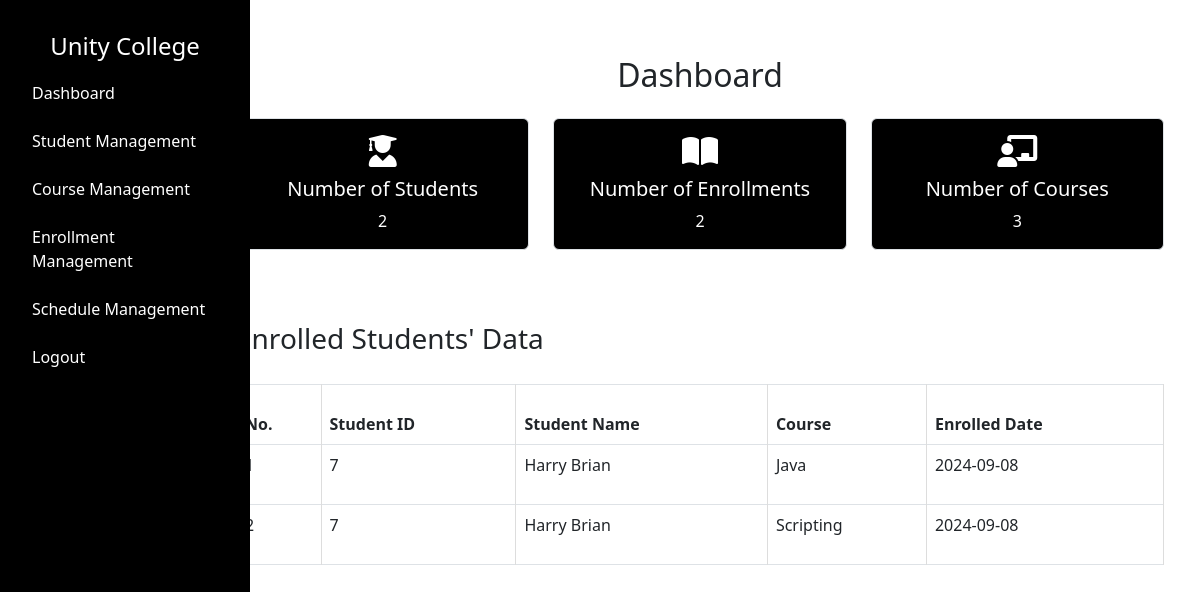
/admin/dashboard (signed in), run on an earlier commit of the app's database.
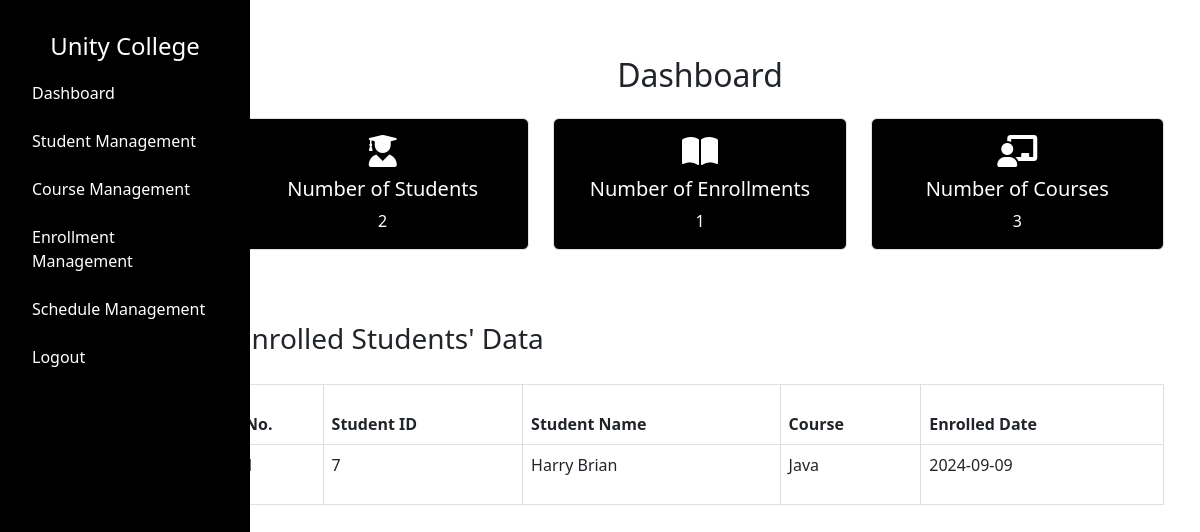
And on a later commit of the database.
### tables this page shows
CREATE TABLE "enrollment" (
    "id" INTEGER PRIMARY KEY AUTOINCREMENT,
    "student_id" INTEGER NOT NULL,
    "course_id" INTEGER NOT NULL,
    "enroll_date" DATE NOT NULL,
    FOREIGN KEY("student_id") REFERENCES "student"("id") ON DELETE RESTRICT,
    FOREIGN KEY("course_id") REFERENCES "course"("id") ON DELETE RESTRICT
);

CREATE TABLE "student" (
    "id" INTEGER PRIMARY KEY AUTOINCREMENT,
    "first_name" TEXT NOT NULL,
    "last_name" TEXT NOT NULL,
    "email" TEXT NOT NULL,
    "phone" INTEGER NOT NULL,
    "address" TEXT NOT NULL,
    "password" TEXT NOT NULL
);

CREATE TABLE "course" (
    "id" INTEGER PRIMARY KEY AUTOINCREMENT,
    "name" TEXT NOT NULL,
    "image" TEXT NOT NULL,
    "description" TEXT NOT NULL,
    "credits" INTEGER NOT NULL,
    "lecturer" TEXT NOT NULL
);

### app.py (the view)
@app.route("/admin/dashboard")
def admin_dashboard():
    if 'username' not in session or session.get('user_type') != 'admin':
        return redirect(url_for('admin_login'))
    username = session.get('username')
    try:
        total_students = query_db("SELECT COUNT(*) FROM student", one=True)[0]
        total_courses = query_db("SELECT COUNT(*) FROM course", one=True)[0]
        total_enrollments = query_db("SELECT COUNT(*) FROM enrollment", one=True)[0]
        enrolled_students = query_db("""
            SELECT
                student.id AS student_id,
                student.first_name || ' ' || student.last_name AS student_name,
                course.name AS course_name,
                enrollment.enroll_date
            FROM enrollment
            JOIN student ON enrollment.student_id = student.id
            JOIN course ON enrollment.course_id = course.id
        """)
        print("Enrolled students:", enrolled_students)
    except Exception as e:
        print(traceback.format_exc())
        total_students = total_courses = total_enrollments = 0
        enrolled_students = []
    return render_template(
        "admin/dashboard.html",
        username=username,
        total_students=total_students,
        total_courses=total_courses,
        total_enrollments=total_enrollments,
        enrolled_students=enrolled_students  # Pass the enrolled students data
    )

### dbcontroller.py (called while the page is built)
def query_db(query, args=(), one=False):
    con = sqlite3.connect('advweb.db')
    cur = con.cursor()
    cur.execute(query, args)
    rv = cur.fetchall()
    cur.close()
    con.close()
    return (rv[0] if rv else None) if one else rv

### templates/admin/dashboard.html (shortened to what this page needs)
{% extends '/admin/layout.html' %} {% block content %}
<link
  rel="stylesheet"
  href="https://cdnjs.cloudflare.com/ajax/libs/font-awesome/6.0.0-beta3/css/all.min.css"
/>
<link href="/static/css/admin/dashboard.css" rel="stylesheet" />
<div class="container mt-4">
  <h2 class="text-center mb-4">Dashboard</h2>
  <div class="row">
    <div class="col-12 col-md-4 mb-4">
      <div class="card">
        <div class="card-body">
          <i class="fas fa-user-graduate fa-2x"></i>
          <h5 class="card-title mt-2">Number of Students</h5>
          <p class="card-text">{{ total_students }}</p>
        </div>
      </div>
    </div>
    <div class="col-12 col-md-4 mb-4">
      <div class="card">
        <div class="card-body">
          <i class="fas fa-book-open fa-2x"></i>
          <h5 class="card-title mt-2">Number of Enrollments</h5>
          <p class="card-text">{{ total_enrollments }}</p>
        </div>
      </div>
    </div>
    <div class="col-12 col-md-4 mb-4">
      <div class="card">
        <div class="card-body">
          <i class="fas fa-chalkboard-teacher fa-2x"></i>
          <h5 class="card-title mt-2">Number of Courses</h5>
          <p class="card-text">{{ total_courses }}</p>
        </div>
      </div>
    </div>
  </div>
  <div class="row mt-5">
    <div class="col-12">
      <h3>Enrolled Students' Data</h3>
      <div class="table-responsive">
        <table class="table table-bordered">
          <thead>
            <tr>
              <th>No.</th>
              <th>Student ID</th>
              <th>Student Name</th>
              <th>Course</th>
              <th>Enrolled Date</th>
            </tr>
          </thead>
          <tbody>
            {% if enrolled_students %} {% for student in enrolled_students %}
            <tr>
              <td>{{ loop.index }}</td>
              <td>{{ student[0] }}</td>
              <td>{{ student[1] }}</td>
              <td>{{ student[2] }}</td>
              <td>{{ student[3]}}</td>
            </tr>
            {% endfor %} {% else %}
            <tr>
              <td colspan="4" class="text-center">No enrollments found.</td>
            </tr>
            {% endif %}
          </tbody>
        </table>
      </div>
    </div>
  </div>
</div>
{% endblock %}

### templates/admin/layout.html (shortened to what this page needs)
<!DOCTYPE html>
<html lang="en">
  <head>
    <link href="/static/css/admin/layout.css" rel="stylesheet" />
    <link
      href="https://cdn.jsdelivr.net/npm/bootstrap@5.3.0/dist/css/bootstrap.min.css"
      rel="stylesheet"
    />
    <link
      href="https://cdnjs.cloudflare.com/ajax/libs/font-awesome/6.0.0-beta3/css/all.min.css"
      rel="stylesheet"
    />
  </head>
  <body>
    <div class="container-fluid">
      <div class="row">
        <nav id="sidebar" class="col-md-3 col-lg-2 d-md-block custom-sidebar">
          <div class="position-sticky">
            <h4 class="text-center mt-3">Unity College</h4>
            <ul class="nav flex-column">
              <li class="nav-item">
                <a
                  class="nav-link active"
                  href="{{ url_for('admin_dashboard') }}"
                  >Dashboard</a
                >
              </li>
              <li class="nav-item">
                <a class="nav-link" href="{{ url_for('admin_view_students') }}"
                  >Student Management</a
                >
              </li>
              <li class="nav-item">
                <a class="nav-link" href="{{ url_for('admin_view_courses') }}"
                  >Course Management</a
                >
              </li>
              <li class="nav-item">
                <a class="nav-link" href="{{url_for('admin_view_enrollment')}}"
                  >Enrollment Management</a
                >
              </li>
              <li class="nav-item">
                <a class="nav-link" href="{{url_for('admin_view_schedules')}}"
                  >Schedule Management</a
                >
              </li>
              <li class="nav-item">
                {% if username %}
                <a class="nav-link" href="{{ url_for('admin_logout') }}"
                  >Logout</a
                >
                {% else %}
                <a class="nav-link" href="{{ url_for('admin_login') }}"
                  >Login</a
                >
                {% endif %}
              </li>
            </ul>
          </div>
        </nav>
        <main class="col-md-9 ms-sm-auto col-lg-10 px-4 main-content">
          {% block content %}{% endblock %}
        </main>
      </div>
    </div>
  </body>
</html>

### static/css/admin/layout.css (style rules this page uses)
body { font-family: Arial, sans-serif; margin: 0; }
#sidebar.custom-sidebar { background-color: #000000; color: #ffffff; height: 100vh; padding-top: 1rem; position: fixed; top: 0; left: 0; width: 250px; transition: transform 0.3s ease, width 0.3s ease; transform: translateX(0); z-index: 1000; }
#sidebar.custom-sidebar .nav-link { color: #ffffff; padding: 0.75rem 1.25rem; transition: background-color 0.3s ease; }
.main-content { margin-left: 250px; padding: 2rem; transition: margin-left 0.3s ease, padding 0.3s ease; }

### static/css/admin/dashboard.css (style rules this page uses)
.card { border: 1px solid #dee2e6; border-radius: 0.375rem; background-color: black; color: white; }
.card-body { text-align: center; color: inherit; }
table { width: 100%; border-collapse: collapse; margin: 20px 0; }
table, th, td { border: 1px solid #ddd; }
th, td { padding: 12px; text-align: left; height: 60px; }
th { background-color: #f2f2f2; }
a { text-decoration: none; }

What changed in the data, as far as the page shows it:
removed enrollment: student "7", student "Harry Brian", name "Java", enroll_date "2024-09-08"
removed enrollment: student "7", student "Harry Brian", name "Scripting", enroll_date "2024-09-08"
added enrollment: student "7", student "Harry Brian", name "Java", enroll_date "2024-09-09"
Also different on the page:
{{ total_enrollments }}: "2" → "1"
